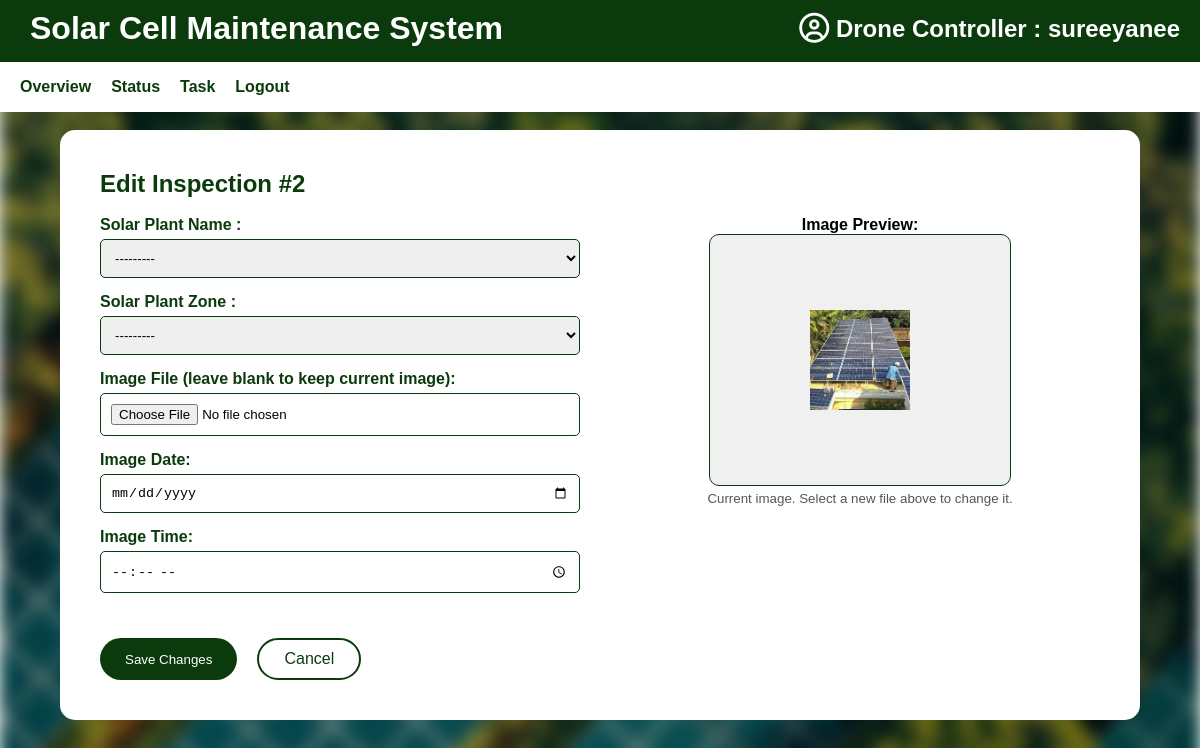
The app's page /drone/edit-inspection/2/ (signed in) with its own data.
### accounts/models.py (models this page shows, shortened)
class CustomUser(AbstractUser):
    ROLE_CHOICES = [
        ("site_admin", "Site Admin"),     # ผู้ดูแลเว็บไซต์
        ("plant_owner", "Plant Owner"),
        ("data_analyst", "Data Analyst"),
        ("drone_controller", "Drone Controller"),
    ]
    role = models.CharField(max_length=20, choices=ROLE_CHOICES, default="plant_owner")

### drone/models.py (models this page shows, shortened)
class DroneInspection(models.Model):
    STATUS_CHOICES = [
        ('pending', 'ยังไม่วิเคราะห์'),
        ('analyzed', 'วิเคราะห์แล้ว'),
        ('issue_found', 'พบปัญหา'),
        ('complete', 'แก้ไขแล้ว'),
    ]
    plant = models.ForeignKey('plant.SolarPlant', on_delete=models.CASCADE)
    zone = models.ForeignKey('plant.Zone', on_delete=models.CASCADE)
    captured_by = models.ForeignKey(settings.AUTH_USER_MODEL, on_delete=models.SET_NULL, null=True)
    image = models.ImageField(upload_to="inspections/")
    description = models.TextField(blank=True)
    captured_date = models.DateField(verbose_name="Image Date", null=True, blank=True)
    captured_time = models.TimeField(verbose_name="Image Time", null=True, blank=True)
    captured_at = models.DateTimeField(auto_now_add=True)
    status = models.CharField(max_length=20, choices=STATUS_CHOICES, default='pending')
    analyzed_by = models.ForeignKey(
        settings.AUTH_USER_MODEL,
        on_delete=models.SET_NULL,
        null=True,
        blank=True,
        related_name='analyzed_inspections'
    )

### drone/views.py (the view)
# urls.py: path('edit-inspection/<int:inspection_id>/', views.edit_inspection, name='edit_inspection'),
@login_required
def edit_inspection(request, inspection_id):
    inspection = get_object_or_404(DroneInspection, pk=inspection_id)
    can_edit = False
    if request.user == inspection.captured_by:
        can_edit = True
    elif hasattr(request.user, 'role') and request.user.role == 'admin':
        can_edit = True
    if not can_edit:
        messages.error(request, "You do not have permission to edit this inspection.")
        return redirect('drone_status')
    if request.method == 'POST':
        form = DroneInspectionForm(request.POST or None, request.FILES or None, user=request.user, instance=inspection)
        if form.is_valid():
            try:
                updated_inspection = form.save(commit=False)
                updated_inspection.status = 'pending'  # ✅ เปลี่ยนสถานะกลับเป็น pending
                updated_inspection.save()
                messages.success(request, "Inspection details updated successfully and set to pending.")
                return redirect('drone_status')
            except Exception as e:
                messages.error(request, f"An error occurred while saving the inspection: {str(e)}")
        else:
            messages.error(request, "Please correct the errors shown below.")
    else:
        form = DroneInspectionForm(user=request.user)
    return render(request, 'dashboard/edit_inspection.html', {
        'form': form,
        'inspection': inspection
    })

### plant/models.py (called while the page is built)
    def __str__(self):
        return f"{self.name} ({self.location})"

### templates/dashboard/edit_inspection.html (shortened to what this page needs)
{% extends 'dash.html' %}
{% load static %}
{% block class_name %}upload-form-container{% endblock %}
{% block content %}
<h2 class="upload-title">Edit Inspection #{{ inspection.id }}</h2>
<br>
<form method="post" enctype="multipart/form-data" class="upload-grid-form" id="edit_form">
  <div class="form-fields">
    <div>
        <label for="{{ form.plant.id_for_label }}">Solar Plant Name :</label>
        {{ form.plant }}
    </div>
    <div>
        <label for="{{ form.zone.id_for_label }}">Solar Plant Zone :</label>
        {{ form.zone }}
    </div>
    <div>
        <label for="{{ form.image.id_for_label }}">Image File (leave blank to keep current image):</label>
        {{ form.image }}
    </div>
    <div>
        <label for="{{ form.captured_date.id_for_label }}">Image Date:</label>
        {{ form.captured_date }}
    </div>
    <div>
        <label for="{{ form.captured_time.id_for_label }}">Image Time:</label>
        {{ form.captured_time }}
    </div>
  </div>
  <div class="image-preview">
    <label><strong>Image Preview:</strong></label>
    <div class="image-box">
      <img id="preview"
           src="{% if inspection.image %}{{ inspection.image.url }}{% else %}https://cdn-icons-png.flaticon.com/512/1829/1829543.png{% endif %}"
           alt="Image preview"
           style="max-width: 100%; max-height: 100%; object-fit: contain; opacity: {% if inspection.image %}1{% else %}0.5{% endif %};">
    </div>
    {% if inspection.image %}
    <small style="margin-top: 5px; color: #555;">Current image. Select a new file above to change it.</small>
    {% endif %}
  </div>
</form>
<div class="button-group">
  <button type="submit" form="edit_form" class="btn-green">Save Changes</button>
  <a href="{% url 'drone_status' %}" class="btn-outline">Cancel</a>
</div>
{% endblock %}

### templates/dash.html (shortened to what this page needs)
{% load static %}
<!DOCTYPE html>
<html lang="en">
<head>
    <link rel="stylesheet" href="{% static 'css/style.css' %}">
    <link rel="stylesheet" href="https://cdnjs.cloudflare.com/ajax/libs/font-awesome/6.5.0/css/all.min.css">
</head>
<body class="dash">
    <header>
    <div class="header-top">
        <h1>Solar Cell Maintenance System</h1>
        <h2 class="user-info" style="position: absolute; top: 15px; right: 20px; font-weight: bold; color: white;">
            <i class="fa-regular fa-circle-user fa-lg" style="color: #ffffff;"></i> {{ request.user.get_role_display|default:request.user.role|capfirst }} : {{ request.user.username }}
        </h2>
    </div>
    {% block navbar %}
    <nav class="navbar">
        {% if request.user.role == 'plant_owner' %}
            {% include 'navbars/navbar_plant_owner.html' %}
        {% elif request.user.role == 'data_analyst' %}
            {% include 'navbars/navbar_data_analyst.html' %}
        {% elif request.user.role == 'drone_controller' %}
            {% include 'navbars/navbar_drone_controller.html' %}
        {% endif %}
    </nav>
    {% endblock %}
    </header>
    <div class="{% block class_name %}dash-container{% endblock %}">
        {% block content %}
        {% endblock %}
    </div>
</body>
</html>

### static/css/style.css (style rules this page uses)
body.dash { position: relative; margin: 0; padding: 0; min-height: 100vh; font-family: 'Arial', sans-serif; }
body.dash::before { content: ''; position: fixed; pointer-events: none; top: 0; left: 0; width: 100%; height: 100%; background-image: url("/static/images/solar-bg.jpg"); background-size: cover; background-position: center; background-repeat: no-repeat; filter: blur(8px) brightness(0.7); z-index: -1; }
.dash header { background-color: rgb(11, 59, 13); display: flex; flex-direction: column; align-items: stretch; padding: 0; position: fixed; top: 0; left: 0; width: 100%; z-index: 1000; box-shadow: 0px 2px 5px rgba(0, 0, 0, 0.1); }
.header-top { display: flex; justify-content: space-between; align-items: center; padding: 10px 30px; background-color: rgb(11, 59, 13); color: white; }
.navbar { background-color: rgb(255, 255, 255); color: rgb(11, 59, 13); display: flex; justify-content: flex-start; padding: 5px 20px; align-items: center; margin: 0; position: relative; top: 5px; width: 100%; height: 40px; }
.dash h1 { color: rgb(255, 255, 255); margin: 0; }
.dash h2 { color: rgb(11, 59, 13); margin: 0; }
.upload-form-container { background: white; padding: 40px; border-radius: 15px; max-width: 1000px; margin: 130px auto 40px auto; display: flex; flex-direction: column; }
.upload-title { color: #0b3b0d; margin-bottom: 30px; }
.upload-grid-form { display: flex; justify-content: space-between; gap: 40px; flex-wrap: wrap; }
.upload-grid-form .form-fields { flex: 1; min-width: 300px; }
.upload-grid-form .form-fields label { font-weight: bold; display: block; margin-bottom: 5px; color: #0b3b0d; }
.upload-grid-form .form-fields input, .upload-grid-form .form-fields select, .upload-grid-form .form-fields textarea { width: 100%; padding: 10px; margin-bottom: 15px; border: 1px solid #0b3b0d; border-radius: 5px; box-sizing: border-box; }
.image-preview { flex: 1; display: flex; flex-direction: column; align-items: center; }
.image-box { border: 1px solid #0b3b0d; background: #f0f0f0; border-radius: 10px; height: 250px; width: 100%; max-width: 300px; display: flex; justify-content: center; align-items: center; }
.image-box img { height: 100px; opacity: 0.5; }
.button-group { text-decoration: none; margin-top: 30px; display: flex; justify-content: flex-start; gap: 20px; }
.btn-outline { padding: 10px 25px; border-radius: 25px; background: #fff; color: #0b3b0d; border: 2px solid #0b3b0d; text-decoration: none; }
.btn-green { text-decoration: none; padding: 10px 25px; border-radius: 25px; background: #0b3b0d; color: white; border: none; cursor: pointer; text-decoration: none; }

### records on screen
CustomUser: user.role "Drone Controller", user.username "sureeyanee"
DroneInspection: id "2", image (picture)
